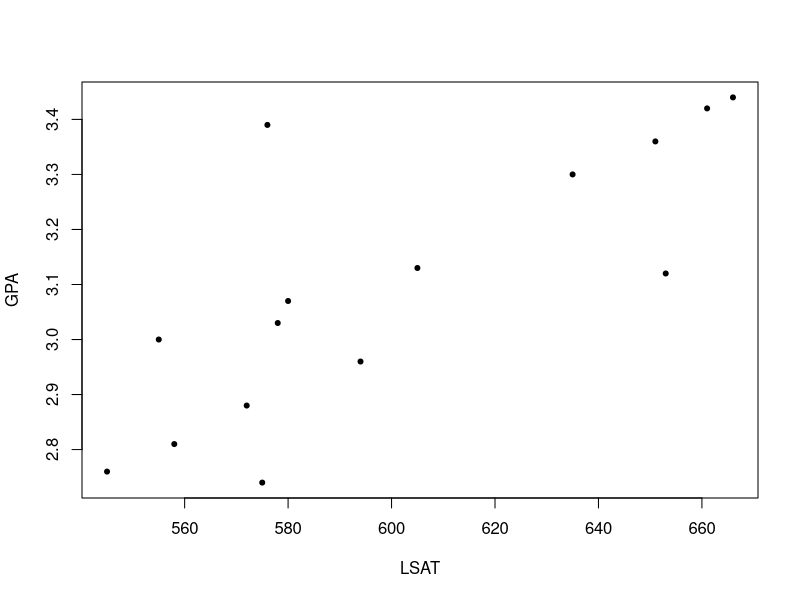
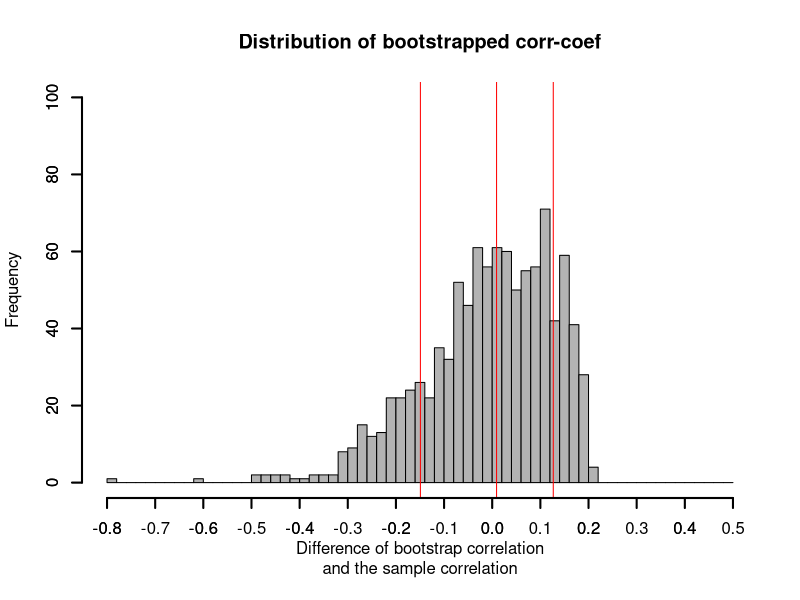

Reproduce these figures in R, in order.
## ---- chunk 1
x <- c(576, 635, 558, 578, 666, 580, 555, 661, 651, 605, 653, 575, 545, 572, 594)
y <- c(3.39, 3.30, 2.81, 3.03, 3.44, 3.07, 3.00, 3.42, 3.36, 3.13, 3.12, 2.74, 2.76, 2.88, 2.96)
## ---- chunk 2
plot(x, y, pch=20, xlab="LSAT", ylab="GPA")
## ---- chunk 3
CalCor <- function(id, x, y){
    xp <- x[id]
    yp <- y[id]
    p <- cor(xp, yp)
    return(p)
} # end func CalCor
## ---- chunk 4
id <- seq_along(x)
corBstrap <- replicate(1000, CalCor(sample(id, replace=TRUE),x,y))
## ---- chunk 5
corOri <- cor(x, y)              # Sample Corr-Coef
corBstrap_MU <- mean(corBstrap)
corBstrap_SE <- sd(corBstrap)    # Standard Error
##################################
cat("Sample Correlation: ", corOri, "\n",
    "Mean of Boostrapped Correlation: ", corBstrap_MU, "\n",
    "SE   of Boostrapped Correlation: ", corBstrap_SE)
## ---- chunk 6
corDiff <- corBstrap - corOri
corDiffSort <- sort(corDiff)
corDiff84 <- corDiffSort[840]
corDiff50 <- corDiffSort[500]
corDiff16 <- corDiffSort[160]
##################################
# plot the histogram
hist(corDiff, col="grey70", 
     breaks=seq(-0.8, 0.5, by=0.02),
     ylim=c(0,100),
     xlab="Difference of bootstrap correlation\nand the sample correlation",
     main="Distribution of bootstrapped corr-coef")

# adding histogram percentiles
abline(v=corDiff84, col="red")
abline(v=corDiff50, col="red")
abline(v=corDiff16, col="red")

# emphasize the axis for visualization
axis(side=1, lwd = 2, at = seq(-0.8, 0.5, by=0.1))
axis(side=2, lwd = 2)
## ---- chunk 7
corDiff97.5 <- corDiffSort[975]
corDiff25   <- corDiffSort[25]
#####################################
print(corDiff97.5)
print(corDiff25)
